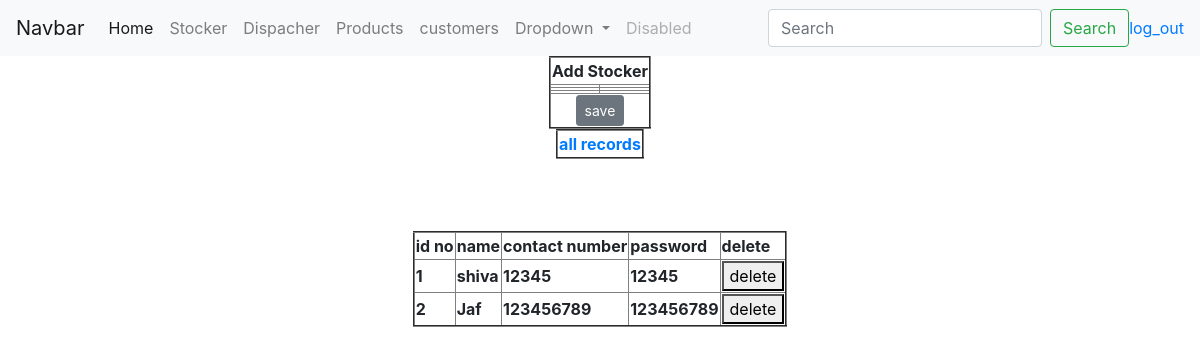
Page /Display_Stockers/ on the committed database.
### app1/models.py (models this page shows)
class StockerRegister(models.Model):
    idn = models.AutoField(primary_key=True)
    name = models.CharField(max_length=100)
    contact_Number = models.IntegerField(unique=True)
    Password = models.CharField(max_length=50)

### app1/views.py (the view)
# urls.py: path('Display_Stockers/', views.Display_Stockers, name='Display_Stockers'),
def Display_Stockers(request):
    return render(request,'Stocker/Stocker_page.html',{"stocker_details":StockerRegister.objects.all()})

### templates/Stocker/Stocker_page.html (shortened to what this page needs)
{% extends 'Admin_log_in.html' %}
{% block AdminCommonpage %}
    <form action="{% url 'Add_Stocker' %}" method="post">
    <table align="center" border="2">
    <tr><th colspan="5" style="text-align: center">
        Add Stocker
    </th></tr>
        <tr>
            <th>{{ Stocker_register.name.label }}</th>
            <th> {{ Stocker_register.name }}</th>
    <tr>
        <th>{{ Stocker_register.contact_Number.label }}</th>
        <th>{{ Stocker_register.contact_Number }}</th>
    </tr>
    <tr>
        <th>{{ Stocker_register.Password.label }}</th>
        <th>{{ Stocker_register.Password }}</th>
    </tr>
        <tr><th colspan="5" style="text-align: center">
            <button type="submit" class="btn btn-secondary btn-sm">save</button>
        </th></tr>
        </table>
    </form>
    <table align="center" border="2">
    <tr><th>
        <a href="{% url 'Display_Stockers' %}" >all records</a>
    </th></tr>
    </table>
{% if stocker_details %}
    <table align="center" border="2">
    <tr>
        <br>
        <br>
        <br>
        <th>id no</th>
        <th>name</th>
        <th>contact number</th>
        <th>password</th>
        <th>delete</th>
    </tr>
    {% endif %}
    {% for i in stocker_details %}
    <tr>
        <th>{{ i.idn }}</th>
        <th>{{ i.name }}</th>
        <th>{{ i.contact_Number }}</th>
        <th>{{ i.Password }}</th>
        <th>
            <a href="{% url 'Delete_Stocker' %}?delete_s={{ i.idn }}">
                <button type="button">delete</button>
            </a>
        </th>
    </tr>
    {% endfor %}
    </table>
{% endblock %}

### rows in the picture
StockerRegister: idn "1", name "shiva", contact_Number "12345", Password "12345"
StockerRegister: idn "2", name "Jaf", contact_Number "123456789", Password "123456789"
